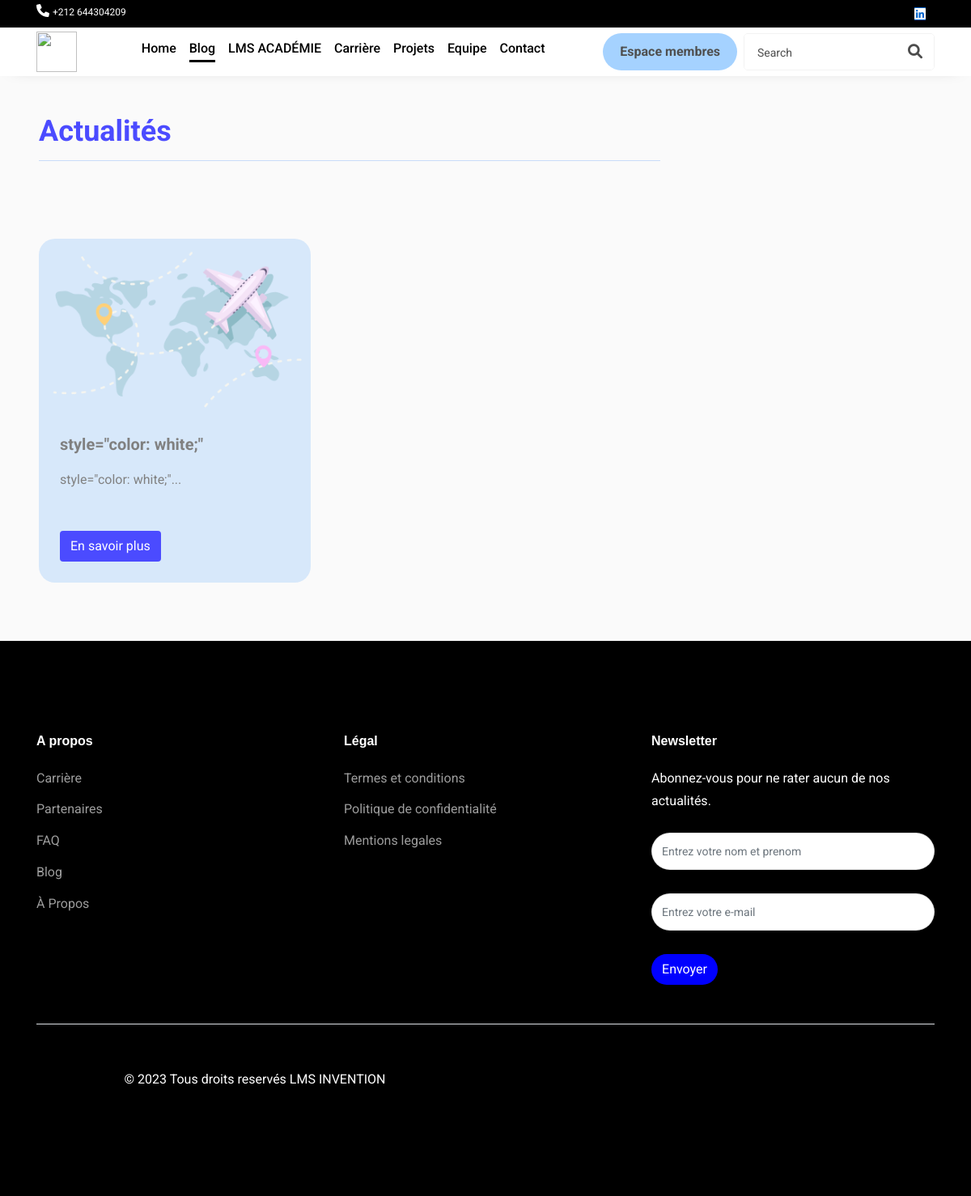
Before: /actualites with the older database file.
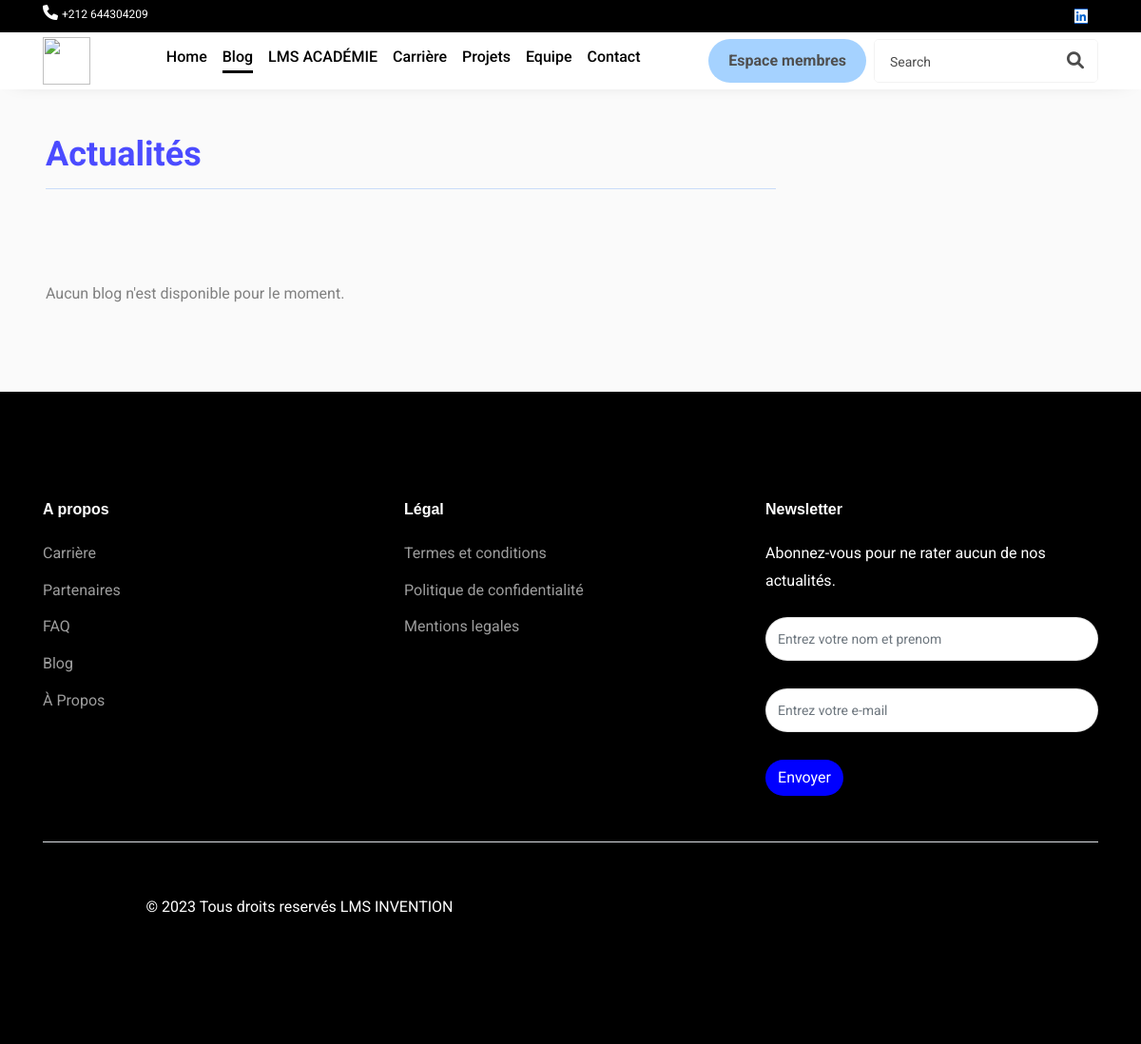
After: the same page with the newer database file.
### models/models.py (models this page shows)
class Blog(db.Model):
    id = db.Column(db.Integer, primary_key=True)
    titre = db.Column(db.String)
    description = db.Column(db.String)
    imagePath = db.Column(db.String)

### routes/user.py (the view)
@app.route('/actualites', methods=['GET'])
def actualites():
    blogs = Blog.query.order_by(Blog.id.desc()).all()
    return render_template('actualites.html', blogs=blogs)

### templates/actualites.html (shortened to what this page needs)
<!DOCTYPE html>
<html>
<head>
  <link rel="stylesheet" href="https://cdnjs.cloudflare.com/ajax/libs/font-awesome/6.0.0-beta3/css/all.min.css">
  <link href="https://cdn.jsdelivr.net/npm/bootstrap@5.3.0/dist/css/bootstrap.min.css" rel="stylesheet">
  <link href="https://cdn.jsdelivr.net/npm/tailwindcss@2.2.19/dist/tailwind.min.css" rel="stylesheet">
</head>
<body>
  {% with currentPage='blog' %}
  {% include 'navbar.html' %}
  {% endwith %}
  <div class="mb-4">
    <div class="ml-5 mt-5 animate-element" data-animation="fadeInUp" style="animation-duration: 0.6s;">
      <p class="text-4xl font-bold " style="color: rgb(75, 75, 255);">
        Actualités
      </p>
      <hr class="border-b-2 border-blue-500 w-2/3 mt-3">
    </div>
    <div class=" mt-5">
      <div class="grid grid-cols-1 sm:grid-cols-3 gap-5 p-5">
        {% if blogs: %}
          {% for blog in blogs: %}
            <div class="hover:scale-105 transition-transform animate-element" data-animation="fadeInUp" style="background-color: rgb(215, 232, 250);border-radius: 20px;padding: 10px;animation-duration: 0.8s;">
              <img src="{{blog.imagePath}}" alt="{{ blog.titre }}" class="rounded">
              <div class="p-3">
                <p class="text-xl font-bold text-primary-first mt-2">
                  {{ blog.titre }}
                </p>
                <p class="text-primary-first mt-2">
                  {% set truncated_content = blog.description[:60] %}
                  {{ truncated_content }}...
                </p>
                <div class="mt-5">
                  <a href="{{ url_for('details_blog', id=blog.id) }}" class="btn btn" style="background-color: rgb(75, 75, 255);color: white;">
                    En savoir plus
                  </a>
                </div>
              </div>
            </div>
          {% endfor %}
        {% else: %}
          <p>Aucun blog n'est disponible pour le moment.</p>
        {% endif %}
      </div>
    </div>
  </div>
  {% include 'footer.html' %}
</body>
</html>

Changed rows visible on the page:
removed Blog: imagePath (picture), titre "style=\"color: white;\"", description "style=\"color: white;\""
Other visible differences:
text now shown: "Aucun blog n'est disponible pour le moment."
